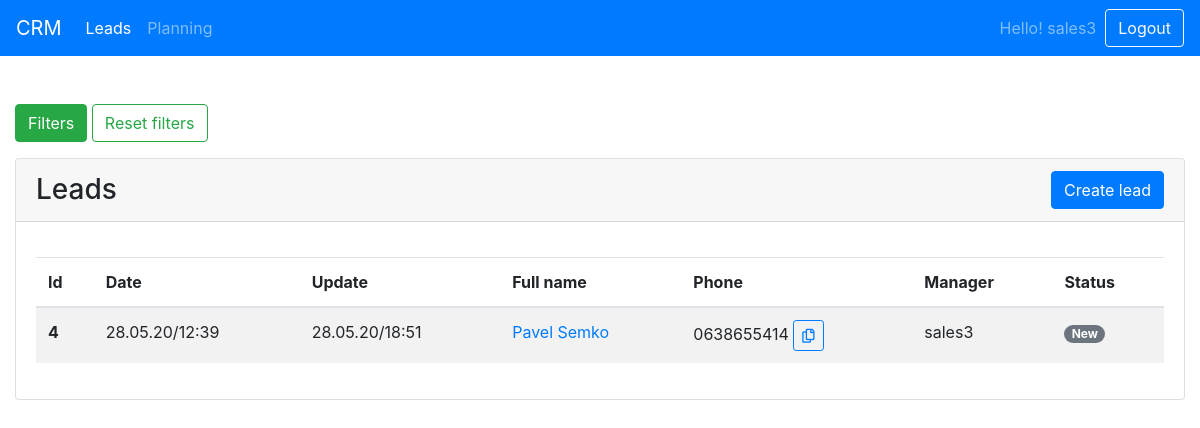
The app's page / (signed in), older data.
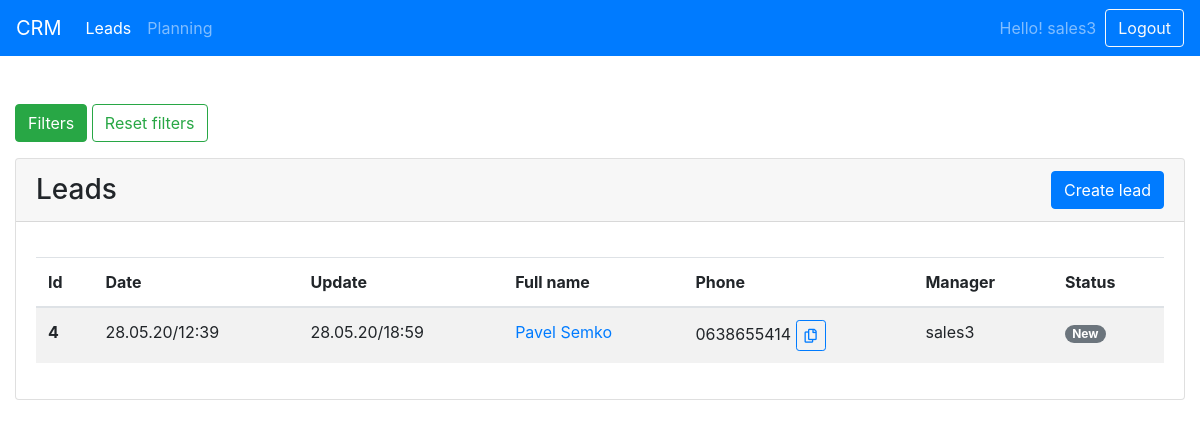
The same page, newer data.
### account/models.py (models this page shows, shortened)
class Leads(models.Model):
    STATUSES_TYPES = (
        ('new', 'New'),
        ('account fixing', 'Account fixing'),
        ('not interested', 'Not interested'),
        ('deposit', 'Deposit'),
        ('registered', 'Registered'),
        ('waiting', 'Waiting'),
        ('sales work', 'Sales work'),
    )
    date = models.DateTimeField(auto_now_add=True,blank=True,null=True)
    update = models.DateTimeField(auto_now_add=True,blank=True,null=True)
    full_name=models.CharField(max_length=100)
    phone=models.CharField(max_length=20)
    about_client=models.TextField(max_length=1000,blank=True)
    source=models.TextField(max_length=1000,blank=True)
    manager= models.ForeignKey(settings.AUTH_USER_MODEL,on_delete=models.SET_NULL,null=True,blank=True,related_name='lead_manager')
    status = models.CharField(max_length=25, choices=STATUSES_TYPES, default='new')
    class Meta:
        get_latest_by = ['id']

class User(AbstractUser):
    ADMIN = 'ADM'
    CLOSER = 'CLS'
    SALES = 'SLS'
    EMPLOYEE_TYPES = (
        (SALES, 'sales'),
        (CLOSER, 'closer'),
        (ADMIN, 'admin'),
    )
    role = models.CharField(max_length=25, choices=EMPLOYEE_TYPES,default='SLS')
    telegram = models.CharField(max_length=30)
    closer = models.ForeignKey('self',on_delete=models.SET_NULL, null=True,blank=True)

### account/views.py (the view, shortened to what this page needs)
# urls.py: 2. Add a URL to urlpatterns:  path('', views.home, name='home')
@login_required(login_url='login/')
def home(request):
    SLS = User.objects.filter(role="SLS")
    CLS = User.objects.filter(role="CLS")
    filter= json.loads(json.dumps(request.GET))
    if(request.GET.get('page')):
        del filter['page']
    filter_url=urllib.parse.urlencode(filter)
    if(request.user.role=="ADM"):
        leads = Leads.objects.filter(**filter)
    elif(request.user.role=="SLS"):
        filter['manager']=request.user.id
        leads = Leads.objects.filter(**filter)
    elif(request.user.role=="CLS"):
        filter['manager__closer']=request.user.id
        leads = Leads.objects.filter(**filter)
    leads=leads.order_by('-id')
    page = request.GET.get('page', 1)
    paginator = Paginator(leads, 100)
    try:
        leads = paginator.page(page)
    except PageNotAnInteger:
        leads = paginator.page(1)
    except EmptyPage:
        leads = paginator.page(paginator.num_pages)
    return render(request, 'index.html',{
        'leads':leads,
        'filter_url':filter_url,
        'SLS':SLS,
        'CLS':CLS,
        'get':filter,
        'active': 'home',
        'start':request.GET.get('start'),
        'end':request.GET.get('end'),
         })

### account/templates/index.html (shortened to what this page needs)
{% extends 'base.html' %}
{% block page %}
    <div class="container-fluid">
    <div class="row">
        <div class="col">
        <p>
  <button class="btn btn-success" type="button" data-toggle="collapse" data-target="#collapseExample" aria-expanded="false" aria-controls="collapseExample">
  Filters
  </button> <a href="/" class="btn  btn-outline-success" >
  Reset filters
  </a>
</p>
           <div class="card">
  <div class="card-header row align-items-center justify-content-between" style="margin: 0 0 15px 0"><h3 style="margin: 0">
      Leads
  </h3>
<button type="button" class="btn btn-primary" data-toggle="modal" data-target="#exampleModal">
Create lead</button>
  </div>
  <div class="card-body">
      <table class="table table-striped">
  <thead>
    <tr>
      <th scope="col">Id</th>
      <th scope="col">Date</th>
      <th scope="col">Update</th>
      <th scope="col">Full name</th>
      <th scope="col">Phone</th>
      <th scope="col">Manager</th>
              <th scope="col">Status</th>
    </tr>
  </thead>
  <tbody>
  {% for lead in leads %}
    <tr>
      <th >{{ lead.id }}</th>
      <td>{{ lead.date|date:"d.m.y/H:i" }}</td>
      <td>{{ lead.update|date:"d.m.y/H:i" }}</td>
      <td><a href="lead/{{ lead.id }}">{{lead.full_name}}</a></td>
      <td><span class="text">{{lead.phone}}</span> <button class="copy btn btn-outline-primary btn-sm"><i class="far fa-copy"></i></button></td>
      <td>{{lead.manager}}</td>
      <td>
          <span class="badge badge-pill
           {% if lead.status == "new" %}
           badge-secondary
           {% elif lead.status == 'account fixing'%}
            badge-warning
{% elif lead.status == 'not interested'%}
badge-danger
{% elif lead.status == 'deposit'%}
badge-success
{% elif lead.status == 'registered'%}
badge-primary
{% elif lead.status == 'waiting'%}
badge-info
{% elif lead.status == 'sales work'%}
badge-dark
{% endif %}
" style="text-transform: capitalize"> {{lead.status}}</span>
      </td>
    </tr>
{% endfor %}
  </tbody>
</table>
  </div>
</div>
        </div>
    </div>
    </div>
    <br>
    <link rel="stylesheet" href="/static/css/bootstrap-datepicker3.min.css">
{% endblock %}

Row changes from the older to the newer data that the page shows:
changed Leads "Pavel Semko": update "28.05.20/18:51" → "28.05.20/18:59"
